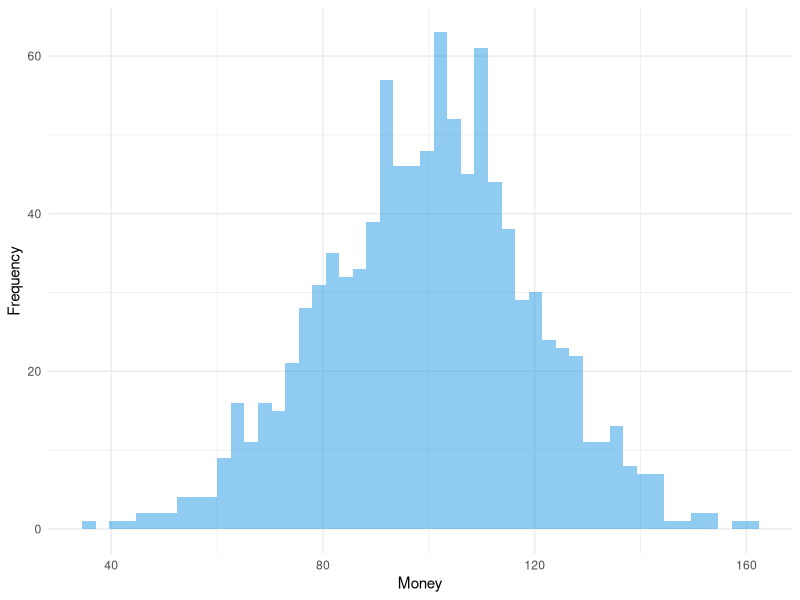
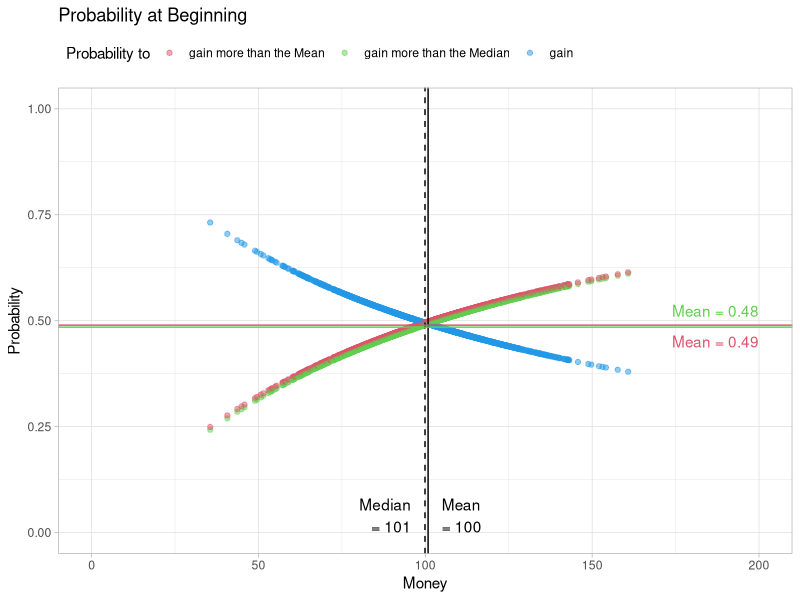
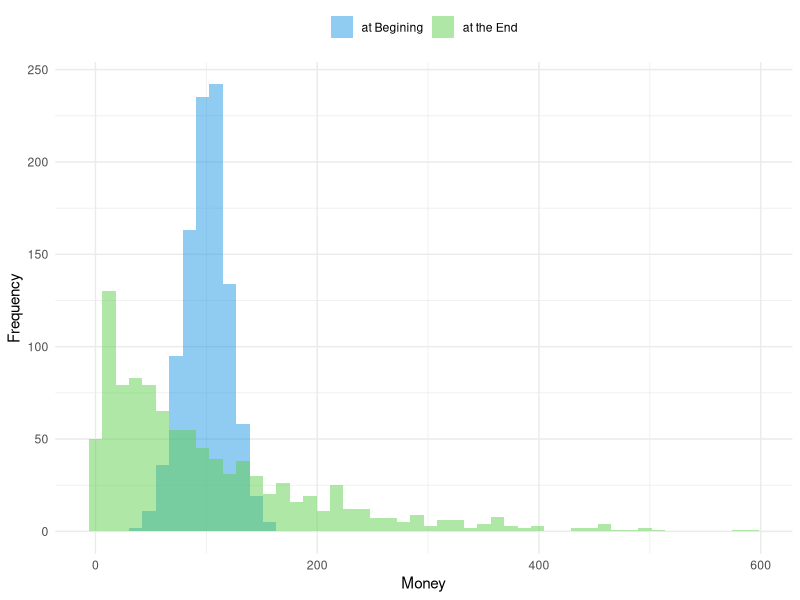
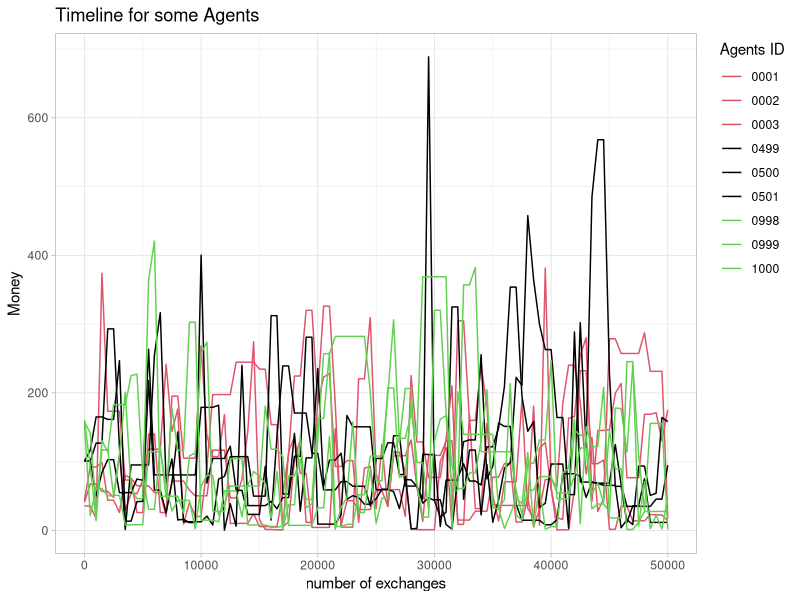
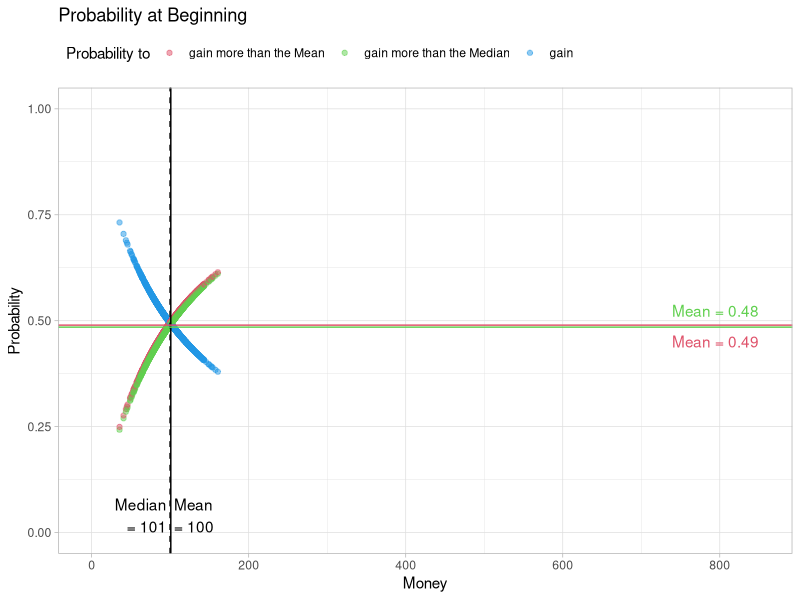
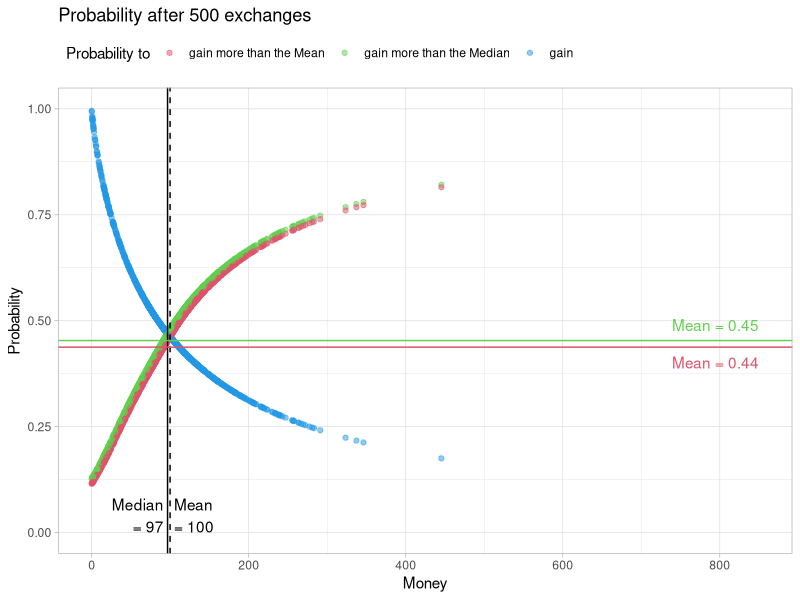
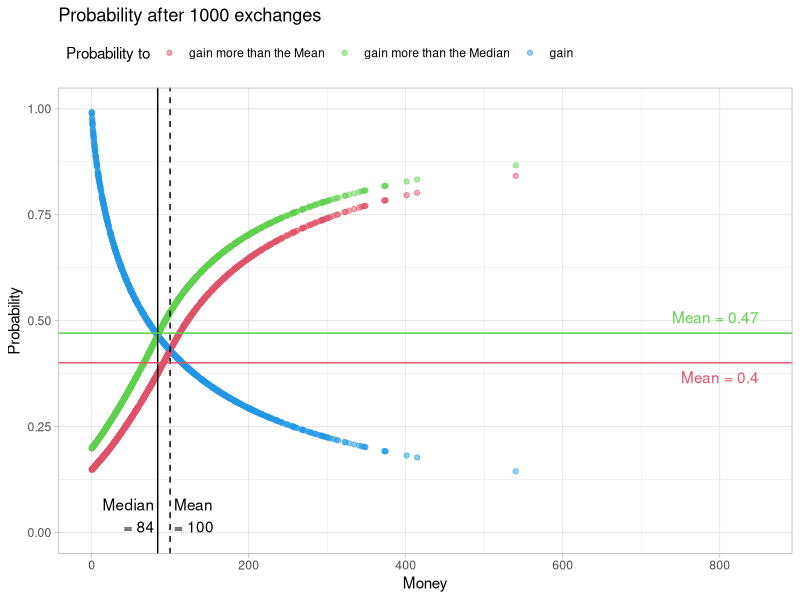
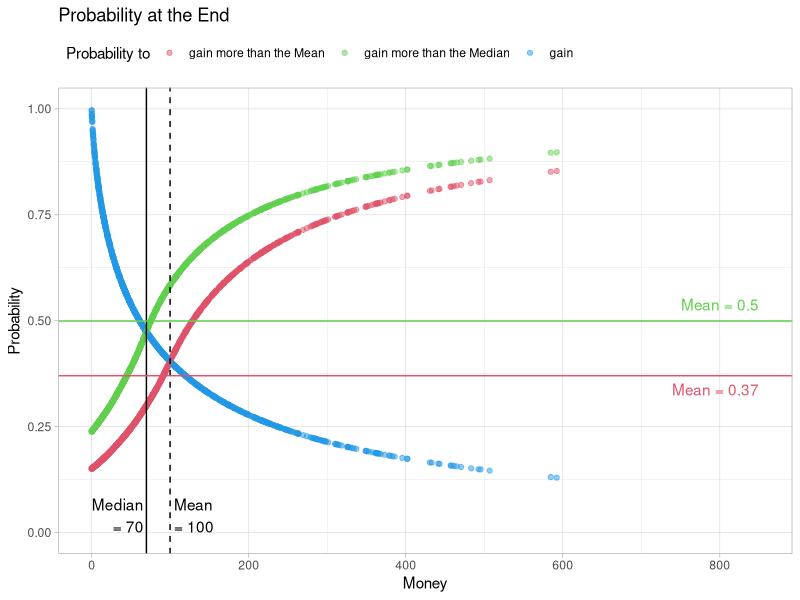

Generate these figures, in order, with R: (Note: a time limit stopped this script after it produced the figures.)
## ---- chunk 1
library(ggplot2)
library(patchwork)
library(tidyr)
library(dplyr)
## ---- chunk 2
nA = 1000         # number of Agents
ID = seq_len(nA)  # ID of the Agents
M0pop = 100       # Mean amount of Money in the Start-Population

# generating Start-Population

PopNorm <- data.frame( ID = ID,
                       Money= sort(rnorm(nA, mean = M0pop, sd = 0.2 * M0pop))
                      )

## ---- chunk 3
ggplot(PopNorm, aes(x = Money)) +
  geom_histogram(position = "identity", alpha = 0.5, bins = 50, fill = 4) +
  ylab("Frequency") +
  scale_fill_manual(values = 4) +
  theme_minimal() +
  theme(legend.position = "top")
## ---- chunk 4
splitpair <- function(){
  rn <- runif(1)
  c(rn,1-rn)
}
splitpair()
## ---- chunk 5
calc_p <- function(M_dist) {
  Dist <- data.frame(Money = M_dist,
                     probwin = 0,
                     probmed = 0,
                     probmean = 0
                     )
  Sum <- data.frame(Money = c(min(Dist$Money),
                              max(Dist$Money),
                              median(Dist$Money),
                              mean(Dist$Money)
                              ),
                    probwin = 0,
                    probmed = 0,
                    probmean = 0
                    )
  rownames(Sum) <- c("min", "max", "med", "mean")
  M_Med <- Sum["med", "Money"]
  M_Mean <- Sum["mean", "Money"]
  for(i in 1:nrow(Dist)) {
    M_A <- Dist[i,"Money"]
    M_oA <- Dist[c(-i),"Money"]
    pwin <- M_oA*0
    pmed <- M_oA*0
    pmean <- M_oA*0
    for(ii in 1:NROW(M_oA)) {
      Pot <- max(M_A + M_oA[ii], 10e-8)
      pwin[ii] <- 1-min(1, M_A/Pot)
      pmed[ii] <- 1-min(1, M_Med/Pot)
      pmean[ii] <- 1-min(1, M_Mean/Pot)
    }
    Dist[i,"probwin"] <- mean(pwin)
    Dist[i,"probmed"] <- mean(pmed)
    Dist[i,"probmean"] <- mean(pmean)
  }
  for (i in c("probwin","probmed","probmean")) {
    Sum[[i]] = c(min(Dist[[i]]),
                    max(Dist[[i]]),
                    median(Dist[[i]]),
                    mean(Dist[[i]])
    )
  }

  Output <- list(Sum = Sum, Dist = Dist)
  return(Output)
}
## ---- chunk 6
ProbNorm <- calc_p(PopNorm$Money)
## ---- chunk 7
figProb <- function(Prob, Title, xmax) {
  Figd <- pivot_longer(data.frame(Prob$Dist),
                       cols = starts_with("p"),
                       names_to = "Outcome",
                       values_to = "Probability"
                       )
  Figs <- Prob$Sum

  Figp <- ggplot(data = Figd,
                 aes(x = Money,
                     y = Probability,
                     color = Outcome
                     )
                 ) +
    geom_point( alpha = 0.5, size = 1.5) +
    scale_color_manual(name = "Probability to",
                       values = c(2, 3, 4),
                       labels = c("gain more than the Mean",
                                  "gain more than the Median",
                                  "gain")
                       ) +
    ylim(0, 1) +
    xlim(0, xmax) +

    geom_vline(xintercept = Figs["med","Money"],
               linetype = "solid", color = 1) +
    annotate("text",
             x = Figs["med","Money"] * 0.95,
             y = 0,
             hjust = 1,
             vjust = 0,
             label = paste("Median\n=",
                           round(Figs["med","Money"], 0)),
             color = 1) +

    geom_vline(xintercept = Figs["mean","Money"],
               linetype = "dashed", color = 1) +
    annotate("text",
             x = Figs["mean","Money"] * 1.05,
             y = 0,
             hjust = 0,
             vjust = 0,
             label = paste("Mean\n=",
                           round(Figs["mean","Money"], 0)),
             color = 1) +

    geom_hline(yintercept = Figs["mean","probmed"],
             linetype = "solid", color = 3) +
    annotate("text",
             x = xmax,
             y = Figs["mean","probmed"] * 1.05,
             hjust = 1,
             vjust = 0,
             label = paste("Mean =",
                           round(Figs["mean","probmed"], 2)),
             color = 3) +

    geom_hline(yintercept = Figs["mean","probmean"],
               linetype = "solid", color = 2) +
    annotate("text",
             x = xmax,
             y = Figs["mean","probmean"]*0.95,
             hjust = 1,
             vjust = 1,
             label = paste("Mean =",
                           round(Figs["mean","probmean"], 2)),
             color = 2) +

    labs(title = Title) +
    theme_light() +
    theme(legend.position = "top",
          legend.justification = c(0, 1))
  return(Figp)
}

figProb(ProbNorm, "Probability at Beginning", 200)
## ---- chunk 8
ecosim <- function( n, M_dist, TL = 0 ) {
  df <- data.frame(ID=seq(1,NROW(M_dist)),
                   nE=0,
                   MT_S=M_dist,
                   MT_E=M_dist
                   )
  if (TL > 0) {
    M_TL <- data.frame(n0 = df$MT_S)
  }
  for(i in 1:n) {
    rdf <- sample(df$ID, size=2)
    rds <- splitpair()
    df[rdf,"nE"] <- df[rdf,"nE"] + 1
    df[rdf,"MT_E"] <- sum( df[rdf,"MT_E"]) * rds
    if ( TL > 0 ) {
      if ( i %% TL == 0) {
        M_TL [[paste0("n",i)]]<- df$MT_E
      }
    }
  }
  Output <- list("Sum" = df)
  if ( TL > 0 ) {
    rownames(M_TL) <- df$ID
    Output$Timeline <- M_TL
  }
  return(Output)
}
## ---- chunk 9
sNorm <- ecosim(50000, PopNorm$Money, TL = 500)
## ---- chunk 10
figHist <- function(Sim_Sum) {
  Fig <- pivot_longer(data.frame(Sim_Sum),
                      cols = starts_with("MT"),
                      names_to = "Distribution",
                      values_to = "Money"
                      )
  Fig$Distribution <-recode(Fig$Distribution,
                            "MT_S" = "at Begining",
                            "MT_E" = "at the End"
                            )
  Figp <- ggplot(Fig, aes(x = Money, fill = Distribution)) +
    geom_histogram(position = "identity", alpha = 0.5, bins = 50) +
    ylab("Frequency") +
    scale_fill_manual(name = NULL, values = c(4,3)) +
    scale_color_manual(name = NULL, values = c(4, 3)) +
    theme_minimal() +
    theme(legend.position = "top")
  return(Figp)
}

figHist(sNorm$Sum)
## ---- chunk 11
MTime <- data.frame(ID,sNorm$Timeline)

sID <- c(1,2,3,nA/2-1,nA/2,nA/2+1,nA-2,nA-1,nA)
sMTime <- MTime[sID,]

Fig03 <- pivot_longer(data.frame(sMTime),
                      cols = !matches("ID"),
                      names_to = "Time",
                      names_prefix = "n",
                      names_transform = list(Time = as.integer),
                      values_to = "Money"
)

Fig03$ID <- sprintf("%04d", Fig03$ID)

ggplot(data = Fig03, aes(x = Time, y = Money, color = ID)) +
  geom_line() +
  ggtitle("Timeline for some Agents") +
  xlab("number of exchanges") +
  labs(color = "Agents ID") +
  scale_color_manual(values = c(2,2,2, 1,1, 1,3,3,3)) +
  theme_light() +
  theme(legend.position = "right",
        legend.justification = c(0, 1))
## ---- chunk 12
FigA <- figProb(calc_p(sNorm$Timeline[,1]), 
                "Probability at Beginning", 850)
FigB <- figProb(calc_p(sNorm$Timeline[,2]), 
                "Probability after 500 exchanges", 850)
FigC <- figProb(calc_p(sNorm$Timeline[,4]), 
                "Probability after 1000 exchanges", 850)
FigD <- figProb(calc_p(sNorm$Timeline[,NCOL(sNorm$Timeline)]), 
                "Probability at the End", 850)

FigA 
FigB
FigC
FigD
## ---- chunk 13
calc_p_t <- function(M_dist) {
  pnt <- calc_p(M_dist[,1])
  tx <- as.numeric(gsub("n", "",colnames(M_dist)[1]))
  pnts <- data.frame(Time = rep(tx, times = 4),
                     Res = colnames(pnt$Sum),
                     t(pnt$Sum)
                     )
  for(i in 2:ncol(M_dist)) {
    pnt <- calc_p(M_dist[,i])
    tx <- as.numeric(gsub("n", "",colnames(M_dist)[i]))
    pnti <- data.frame(Time = rep(tx, times = 4),
                       Res = colnames(pnt$Sum),
                       t(pnt$Sum)
                       )
    pnts <- rbind(pnts,pnti)
  }
  rownames(pnts) <- NULL
  return(pnts)
}

ProbNormt <- calc_p_t(sNorm$Timeline)
## ---- chunk 14
figProb_t <- function(Prob, Title) {
  Fig <- Prob[Prob$Res!="Money",c("Time","Res","mean")]

  Figp <- ggplot(data = Fig, aes(x = Time, y = mean, color = Res)) +
    geom_line(linewidth = 1) +
    scale_color_manual(name = NULL, values = c(2, 3, 4),
                      labels = c("gain more than the Mean",
                                 "gain more than the Median",
                                 "gain")) +
    ggtitle(Title) +
    xlab("number of exchanges") +
    ylab("Mean-Probability in the Population") +
    ylim(0.30, 0.6) +
    theme_light() +
    theme(legend.position = "top",
         legend.justification = c(0, 1))
  return(Figp)
}

figProb_t(ProbNormt, "Probability to ... of Money - Timeline")
## ---- chunk 15
# generating Start-Population

PopEven <- data.frame( ID = ID,
                       Money = rep(M0pop, times = nA)
                      )
## ---- chunk 16
ProbEven <- calc_p(PopEven$Money)
## ---- chunk 17
figProb(ProbEven, "Probability at Beginning", 300)
## ---- chunk 18
eNorm <- ecosim(50000, PopEven$Money, TL = 500)
figHist(eNorm$Sum)
## ---- chunk 19
FigA <- figProb(calc_p(eNorm$Timeline[,1]), 
                "Probability at Beginning", 850)
FigB <- figProb(calc_p(eNorm$Timeline[,2]), 
                "Probability after 500 exchanges", 850)
FigC <- figProb(calc_p(eNorm$Timeline[,4]), 
                "Probability after 1000 exchanges", 850)
FigD <- figProb(calc_p(eNorm$Timeline[,NCOL(eNorm$Timeline)]), 
                "Probability at the End", 850)

FigA 
FigB
FigC
FigD
## ---- chunk 20
ProbEvent <- calc_p_t(eNorm$Timeline)
## ---- chunk 21
figProb_t(ProbEvent, "Probability to ... of Money - Timeline")
## ---- chunk 22
sNorms <- ecosim(5000, PopNorm$Money, TL = 50)
ProbNorms <- calc_p_t(sNorms$Timeline)
eNorms <- ecosim(5000, PopEven$Money, TL = 50)
ProbEvents <- calc_p_t(eNorms$Timeline)
## ---- chunk 23
figProb_t(ProbNorms, 
          "Probability to ... of Money\nTimeline for the Norm Population")
figProb_t(ProbEvents, 
          "Probability to ... of Money\nTimeline for a even Population")
